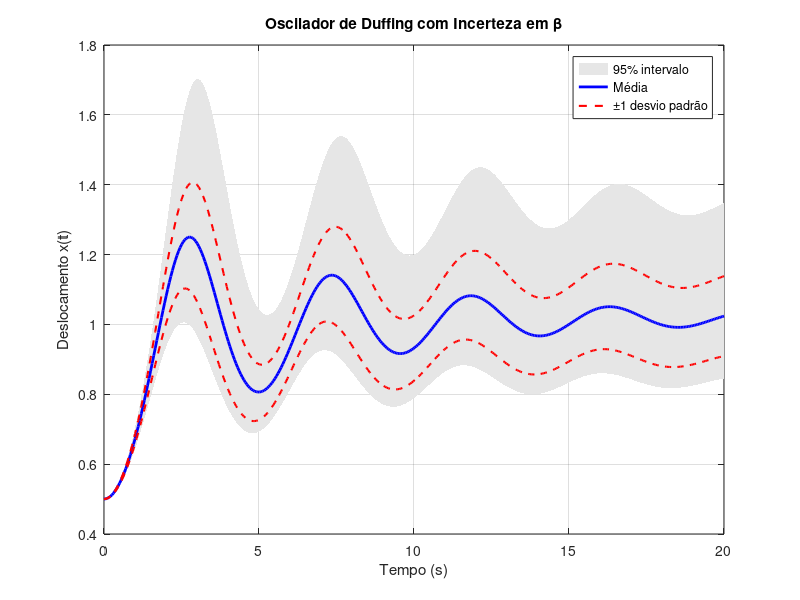

This figure's MATLAB source:
clc; clear; close all;

% Camila Momesso

% Tempo de simulação
t0 = 0.0;
t1 = 20.0;
Ndt = 400;
tspan = linspace(t0, t1, Ndt);

% Parâmetros fixos
delta = 0.3;   % amortecimento
alpha = -1.0;  % rigidez linear
gamma = 0;     % sem força externa
x0 = 0.5;
v0 = 0.0;
IC = [x0; v0];

% Monte Carlo
rng(2024);
Ns = 200;
beta_mu = 1.0;
beta_sigma = 0.2;
beta_samples = normrnd(beta_mu, beta_sigma, [Ns, 1]);

% Soluções
X = zeros(Ndt, Ns);

for i = 1:Ns
    beta = beta_samples(i);
    duffing = @(t, y) [y(2); -delta*y(2) - alpha*y(1) - beta*y(1)^3];
    [~, Y] = ode45(duffing, tspan, IC);
    X(:, i) = Y(:, 1);
end

% Estatísticas
X_mean = mean(X, 2);
X_std = std(X, 0, 2);
X_p95 = prctile(X, 97.5, 2);
X_p05 = prctile(X, 2.5, 2);

% Gráfico
figure;
fill([tspan fliplr(tspan)], [X_p95' fliplr(X_p05')], [0.9 0.9 0.9], 'EdgeColor', 'none'); hold on;
plot(tspan, X_mean, 'b', 'LineWidth', 2);
plot(tspan, X_mean + X_std, 'r--', 'LineWidth', 1.5);
plot(tspan, X_mean - X_std, 'r--', 'LineWidth', 1.5);
xlabel('Tempo (s)');
ylabel('Deslocamento x(t)');
title('Oscilador de Duffing com Incerteza em \beta');
legend('95% intervalo', 'Média', '±1 desvio padrão');
grid on;
